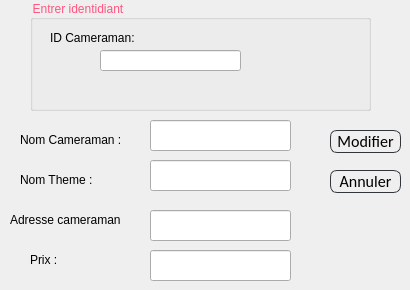
      <widget class="QWidget" name="Modifier_Cameraman">
       <attribute name="title">
        <string>Modifier Cameraman</string>
       </attribute>
       <widget class="QLabel" name="label_20">
        <property name="geometry">
         <rect>
          <x>20</x>
          <y>130</y>
          <width>121</width>
          <height>20</height>
         </rect>
        </property>
        <property name="styleSheet">
         <string notr="true">font: 75 11pt &quot;MS Shell Dlg 2&quot;;
color: rgb(0, 0, 0);</string>
        </property>
        <property name="text">
         <string>Nom Cameraman :</string>
        </property>
       </widget>
       <widget class="QLabel" name="label_21">
        <property name="geometry">
         <rect>
          <x>20</x>
          <y>170</y>
          <width>101</width>
          <height>20</height>
         </rect>
        </property>
        <property name="styleSheet">
         <string notr="true">font: 75 11pt &quot;MS Shell Dlg 2&quot;;
color: rgb(0, 0, 0);</string>
        </property>
        <property name="text">
         <string>Nom Theme :</string>
        </property>
       </widget>
       <widget class="QLabel" name="label_22">
        <property name="geometry">
         <rect>
          <x>30</x>
          <y>250</y>
          <width>101</width>
          <height>20</height>
         </rect>
        </property>
        <property name="styleSheet">
         <string notr="true">font: 75 11pt &quot;MS Shell Dlg 2&quot;;
color: rgb(0, 0, 0);</string>
        </property>
        <property name="text">
         <string>Prix :</string>
        </property>
       </widget>
       <widget class="QLineEdit" name="lineEdit_nommodifiertheme">
        <property name="geometry">
         <rect>
          <x>150</x>
          <y>120</y>
          <width>141</width>
          <height>31</height>
         </rect>
        </property>
        <property name="text">
         <string/>
        </property>
       </widget>
       <widget class="QLineEdit" name="lineEdit_nom2modifiertheme">
        <property name="geometry">
         <rect>
          <x>150</x>
          <y>160</y>
          <width>141</width>
          <height>31</height>
         </rect>
        </property>
        <property name="text">
         <string/>
        </property>
       </widget>
       <widget class="QLineEdit" name="lineEdit_prixmodifiertheme">
        <property name="geometry">
         <rect>
          <x>150</x>
          <y>250</y>
          <width>141</width>
          <height>31</height>
         </rect>
        </property>
        <property name="text">
         <string/>
        </property>
       </widget>
       <widget class="QPushButton" name="Modifier_Modifiertheme">
        <property name="geometry">
         <rect>
          <x>330</x>
          <y>130</y>
          <width>71</width>
          <height>23</height>
         </rect>
        </property>
        <property name="styleSheet">
         <string notr="true">QPushButton
{
	background: transparent;
	border-style:solid;
	border-radius:7px;
	border-width:1px;
border-color: rgb(50, 53, 57);
	color:rgb(0,0,0);
	font-size:16px;
font-family:Calibri;
}

QPushButton:hover
{
	background-color: #00000000;
	border-color: rgb(30, 227, 0);
	/*color:rgb(30, 227, 0);*/
}

QPushButton:focus
{
	background-color:  rgb(30, 227, 0);
	border-color: rgba(30, 227, 0,0);
	color:rgb(255, 255, 255);
}</string>
        </property>
        <property name="text">
         <string>Modifier</string>
        </property>
       </widget>
       <widget class="QPushButton" name="Annuler_Modifiertheme">
        <property name="geometry">
         <rect>
          <x>330</x>
          <y>170</y>
          <width>71</width>
          <height>23</height>
         </rect>
        </property>
        <property name="styleSheet">
         <string notr="true">QPushButton
{
	background: transparent;
	border-style:solid;
	border-radius:7px;
	border-width:1px;
border-color: rgb(50, 53, 57);
	color:rgb(0,0,0);
	font-size:16px;
font-family:Calibri;
}

QPushButton:hover
{
	background-color: #00000000;
	border-color: rgb(30, 227, 0);
	/*color:rgb(30, 227, 0);*/
}

QPushButton:focus
{
	background-color:  rgb(30, 227, 0);
	border-color: rgba(30, 227, 0,0);
	color:rgb(255, 255, 255);
}</string>
        </property>
        <property name="text">
         <string>Annuler</string>
        </property>
       </widget>
       <widget class="QGroupBox" name="groupBox_4">
        <property name="geometry">
         <rect>
          <x>30</x>
          <y>0</y>
          <width>341</width>
          <height>111</height>
         </rect>
        </property>
        <property name="styleSheet">
         <string notr="true">color: rgb(255, 85, 127);
font: italic 8pt &quot;MS Sans Serif&quot;;</string>
        </property>
        <property name="title">
         <string>Entrer identidiant</string>
        </property>
        <widget class="QLabel" name="label_9">
         <property name="geometry">
          <rect>
           <x>20</x>
           <y>30</y>
           <width>111</width>
           <height>16</height>
          </rect>
         </property>
         <property name="styleSheet">
          <string notr="true">font: 75 11pt &quot;MS Shell Dlg 2&quot;;
color: rgb(0, 0, 0);</string>
         </property>
         <property name="text">
          <string>ID Cameraman:</string>
         </property>
        </widget>
        <widget class="QLineEdit" name="lineEdit_idmodifiersalle_2">
         <property name="geometry">
          <rect>
           <x>70</x>
           <y>50</y>
           <width>141</width>
           <height>21</height>
          </rect>
         </property>
         <property name="text">
          <string/>
         </property>
        </widget>
       </widget>
       <widget class="QLineEdit" name="lineEdit_prixmodifiertheme_2">
        <property name="geometry">
         <rect>
          <x>150</x>
          <y>210</y>
          <width>141</width>
          <height>31</height>
         </rect>
        </property>
        <property name="text">
         <string/>
        </property>
       </widget>
       <widget class="QLabel" name="label_23">
        <property name="geometry">
         <rect>
          <x>10</x>
          <y>210</y>
          <width>141</width>
          <height>20</height>
         </rect>
        </property>
        <property name="styleSheet">
         <string notr="true">font: 75 11pt &quot;MS Shell Dlg 2&quot;;
color: rgb(0, 0, 0);</string>
        </property>
        <property name="text">
         <string>Adresse cameraman</string>
        </property>
       </widget>
      </widget>
